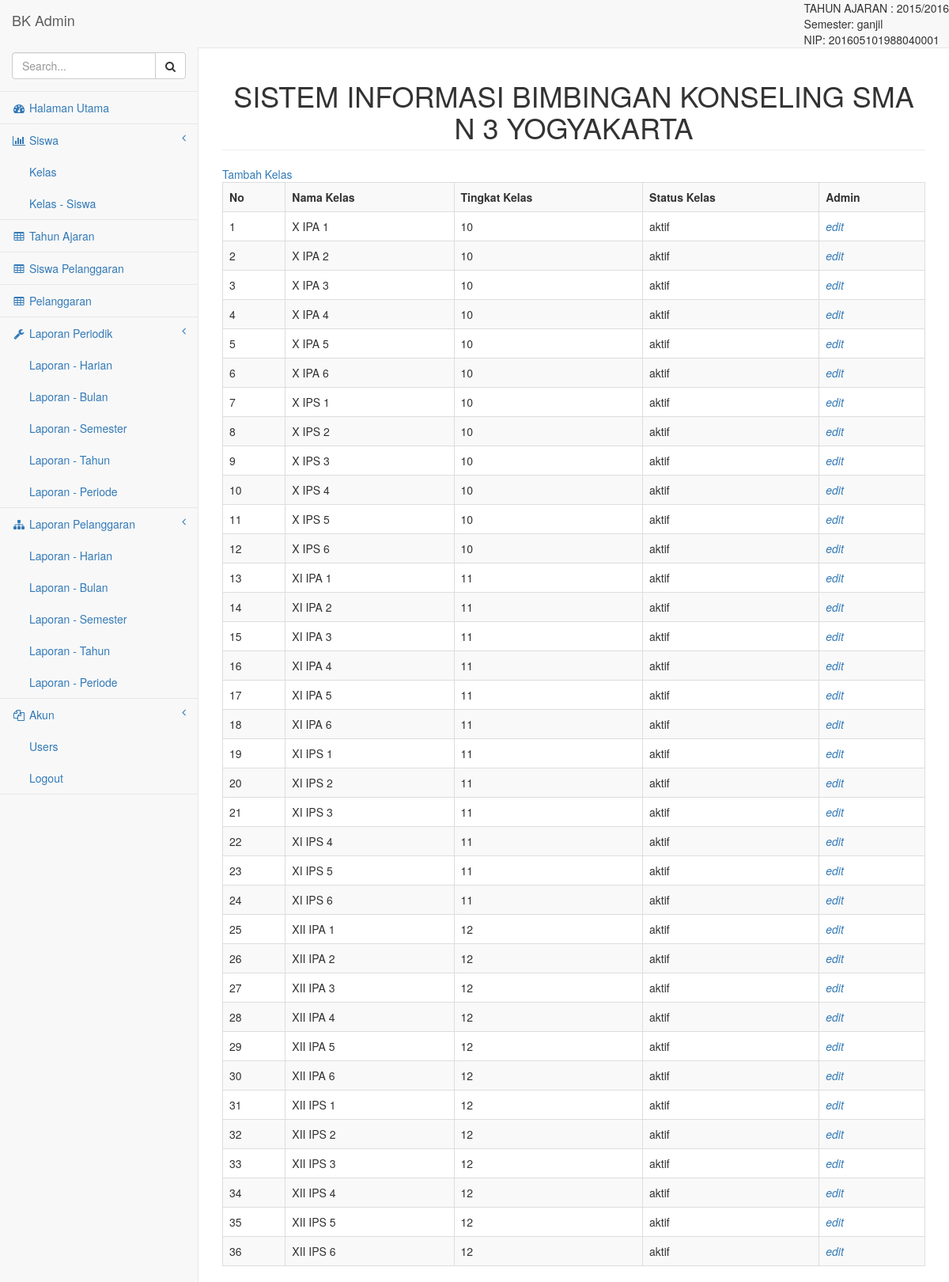
The page /pages/index.php?page=kelas (signed in) on the database its author committed.
### tables this page shows
CREATE TABLE IF NOT EXISTS `tahun_ajaran` (
`id_tahun_ajaran` int(11) NOT NULL,
  `nama_tahun_ajaran` varchar(9) NOT NULL,
  `semester` enum('ganjil','genap') NOT NULL,
  `status_tahun_ajaran` enum('aktif','tidak aktif') NOT NULL
);

CREATE TABLE IF NOT EXISTS `kelas` (
`id_kelas` int(11) NOT NULL,
  `nama_kelas` varchar(10) NOT NULL,
  `tingkat_kelas` mediumint(2) NOT NULL,
  `status_kelas` enum('aktif','tidak aktif') NOT NULL
);

### pages/kelas.php (the view, shortened to what this page needs)
<!DOCTYPE html PUBLIC "-//W3C//DTD XHTML 1.0 Transitional//EN" "http://www.w3.org/TR/xhtml1/DTD/xhtml1-transitional.dtd">
<html xmlns="http://www.w3.org/1999/xhtml">
<head>
</head>
<body>
<?php
$query = mysql_query("SELECT
  `id_kelas`,
  `nama_kelas`,
  `tingkat_kelas`,
  `status_kelas`
FROM `sma3_bk`.`kelas` order by nama_kelas");
?>
<a href="index.php?page=kelas_add">Tambah Kelas</a>
<table class="table table-striped table-bordered table-hover" width="100%" border="1">
  <tr>
    <th scope="col">No</th>
    <th scope="col">Nama Kelas</th>
    <th scope="col">Tingkat Kelas</th>
    <th scope="col">Status Kelas</th>
    <th scope="col">Admin</th>
  </tr>
  <?php
  $no = 1;
  while($data = mysql_fetch_array($query))
  {
  ?>
  <tr>
    <td><?php echo $no ?></td>
    <td><?php echo $data['nama_kelas'] ?></td>
    <td><?php echo $data ['tingkat_kelas'] ?></td>
    <td><?php echo $data ['status_kelas'] ?></td>
    <td><a href="index.php?page=kelas_edit&amp;id_kelas=<?php echo $data['id_kelas'] ?>"><em>edit</em></a></td>
  </tr>
  <?php
  $no++;}
  ?>
</table>
</body>
</html>

### pages/index.php (shortened to what this page needs)
<!DOCTYPE html>
<html lang="en">
<head>
    <link href="../bower_components/bootstrap/dist/css/bootstrap.min.css" rel="stylesheet">
    <link href="../bower_components/metisMenu/dist/metisMenu.min.css" rel="stylesheet">
    <link href="../dist/css/timeline.css" rel="stylesheet">
    <link href="../dist/css/sb-admin-2.css" rel="stylesheet">
    <link href="../bower_components/morrisjs/morris.css" rel="stylesheet">
    <link href="../bower_components/font-awesome/css/font-awesome.min.css" rel="stylesheet" type="text/css">
</head>
<body>
    <div id="wrapper">
        <nav class="navbar navbar-default navbar-static-top" role="navigation" style="margin-bottom: 0">
            <div class="navbar-header">
                <a class="navbar-brand" href="index.html">BK Admin</a>
            </div>
            <ul class="nav navbar-top-links navbar-right">
            TAHUN AJARAN :
            <?php
			$query=mysql_query("SELECT
  `id_tahun_ajaran`,
  `nama_tahun_ajaran`,
  `semester`,
  `status_tahun_ajaran`
FROM `sma3_bk`.`tahun_ajaran` WHERE status_tahun_ajaran = 'aktif' LIMIT 1");
$data=mysql_fetch_array($query);
echo $data['nama_tahun_ajaran']."<br> Semester: ".$data['semester']."<br> NIP: ".$_SESSION['bk_nip'];
			?>
                </ul>
            <div class="navbar-default sidebar" role="navigation">
                <div class="sidebar-nav navbar-collapse">
                    <ul class="nav" id="side-menu">
                        <li class="sidebar-search">
                            <div class="input-group custom-search-form">
                                <input type="text" class="form-control" placeholder="Search...">
                                <span class="input-group-btn">
                                <button class="btn btn-default" type="button">
                                    <i class="fa fa-search"></i>
                                </button>
                            </span>
                            </div>
                        </li>
                        <li>
                            <a href="index.php"><i class="fa fa-dashboard fa-fw"></i> Halaman Utama</a>
                        </li>
                        <li>
                            <a href="index.php?page=siswa"><i class="fa fa-bar-chart-o fa-fw"></i> Siswa<span class="fa arrow"></span></a>
                            <ul class="nav nav-second-level">
                                <li>
                                    <a href="index.php?page=kelas">Kelas</a>
                                </li>
                                <li>
                                    <a href="index.php?page=kelas_siswa_add">Kelas - Siswa</a>
                                </li>
                            </ul>
                        </li>
                        <li>
                            <a href="index.php?page=tahun_ajaran"><i class="fa fa-table fa-fw"></i> Tahun Ajaran</a>
                        </li>
                        <li>
                        <a href="index.php?page=siswa_pelanggaran"><i class="fa fa-table fa-fw"></i> Siswa Pelanggaran</a>
                        </li>
                        <li>
                            <a href="index.php?page=pelanggaran"><i class="fa fa-table fa-fw"></i> Pelanggaran</a>
                        </li>
                        <li>
                            <a href="index.php?page=laporan_periodik"><i class="fa fa-wrench fa-fw"></i> Laporan Periodik<span class="fa arrow"></span></a>
                            <ul class="nav nav-second-level">
                                <li>
                                    <a href="panels-wells.html">Laporan - Harian</a>
                                </li>
                                <li>
                                    <a href="buttons.html">Laporan - Bulan</a>
                                </li>
                                <li>
                                    <a href="notifications.html">Laporan - Semester</a>
                                </li>
                                <li>
                                    <a href="typography.html">Laporan - Tahun</a>
                                </li>
                                <li>
                                    <a href="icons.html"> Laporan - Periode</a>
                                </li>
                            </ul>
                        </li>
                        <li>
                            <a href="#"><i class="fa fa-sitemap fa-fw"></i> Laporan Pelanggaran<span class="fa arrow"></span></a>
                            <ul class="nav nav-second-level">
                                <li>
                                    <a href="#">Laporan - Harian</a>
                                </li>
                                <li>
                                    <a href="#">Laporan - Bulan</a>
                                </li>
                                <li>
                                    <a href="#">Laporan - Semester</a>
                                </li>
                                <li>
                                    <a href="#">Laporan - Tahun</a>
                                </li>
                                <li>
                                    <a href="#">Laporan - Periode</a>
                                </li>
                            </ul>
                        </li>
                        <li>
                            <a href="#"><i class="fa fa-files-o fa-fw"></i> Akun<span class="fa arrow"></span></a>
                            <ul class="nav nav-second-level">
                                <li>
                                    <a href="blank.html">Users</a>
                                </li>
                                <li>
                                    <a href="loguot.php">Logout</a>
                                </li>
                            </ul>
                        </li>
                    </ul>
                </div>
            </div>
        </nav>
        <div id="page-wrapper">
            <div class="row">
                <div class="col-lg-12">
                    <h1 class="page-header" align="center">SISTEM INFORMASI BIMBINGAN KONSELING SMA N 3 YOGYAKARTA</h1>
                </div>
            </div>
            <div class="row">
                <div class="col-lg-12">
                    <?php
					if(!empty($_GET['page']))
					$page = $_GET['page'];
					else
					$page='home';
					if(file_exists($page.'.php'))
					include($page.'.php');
					else
					include('404.php');
					?>
                </div>
            </div>
        </div>
    </div>
</body>
</html>

### rows shown on the page
tahun_ajaran: nama_tahun_ajaran "2015/2016", semester "ganjil"
kelas: nama_kelas "X IPA 1", tingkat_kelas "10", status_kelas "aktif"
kelas: nama_kelas "X IPA 2", tingkat_kelas "10", status_kelas "aktif"
kelas: nama_kelas "X IPA 3", tingkat_kelas "10", status_kelas "aktif"
kelas: nama_kelas "X IPA 4", tingkat_kelas "10", status_kelas "aktif"
kelas: nama_kelas "X IPA 5", tingkat_kelas "10", status_kelas "aktif"
kelas: nama_kelas "X IPA 6", tingkat_kelas "10", status_kelas "aktif"
kelas: nama_kelas "X IPS 1", tingkat_kelas "10", status_kelas "aktif"
kelas: nama_kelas "X IPS 2", tingkat_kelas "10", status_kelas "aktif"
kelas: nama_kelas "X IPS 3", tingkat_kelas "10", status_kelas "aktif"
kelas: nama_kelas "X IPS 4", tingkat_kelas "10", status_kelas "aktif"
kelas: nama_kelas "X IPS 5", tingkat_kelas "10", status_kelas "aktif"
kelas: nama_kelas "X IPS 6", tingkat_kelas "10", status_kelas "aktif"
kelas: nama_kelas "XI IPA 1", tingkat_kelas "11", status_kelas "aktif"
kelas: nama_kelas "XI IPA 2", tingkat_kelas "11", status_kelas "aktif"
kelas: nama_kelas "XI IPA 3", tingkat_kelas "11", status_kelas "aktif"
kelas: nama_kelas "XI IPA 4", tingkat_kelas "11", status_kelas "aktif"
kelas: nama_kelas "XI IPA 5", tingkat_kelas "11", status_kelas "aktif"
kelas: nama_kelas "XI IPA 6", tingkat_kelas "11", status_kelas "aktif"
kelas: nama_kelas "XI IPS 1", tingkat_kelas "11", status_kelas "aktif"
kelas: nama_kelas "XI IPS 2", tingkat_kelas "11", status_kelas "aktif"
kelas: nama_kelas "XI IPS 3", tingkat_kelas "11", status_kelas "aktif"
kelas: nama_kelas "XI IPS 4", tingkat_kelas "11", status_kelas "aktif"
kelas: nama_kelas "XI IPS 5", tingkat_kelas "11", status_kelas "aktif"
kelas: nama_kelas "XI IPS 6", tingkat_kelas "11", status_kelas "aktif"
kelas: nama_kelas "XII IPA 1", tingkat_kelas "12", status_kelas "aktif"
kelas: nama_kelas "XII IPA 2", tingkat_kelas "12", status_kelas "aktif"
kelas: nama_kelas "XII IPA 3", tingkat_kelas "12", status_kelas "aktif"
kelas: nama_kelas "XII IPA 4", tingkat_kelas "12", status_kelas "aktif"
kelas: nama_kelas "XII IPA 5", tingkat_kelas "12", status_kelas "aktif"
kelas: nama_kelas "XII IPA 6", tingkat_kelas "12", status_kelas "aktif"
kelas: nama_kelas "XII IPS 1", tingkat_kelas "12", status_kelas "aktif"
kelas: nama_kelas "XII IPS 2", tingkat_kelas "12", status_kelas "aktif"
kelas: nama_kelas "XII IPS 3", tingkat_kelas "12", status_kelas "aktif"
kelas: nama_kelas "XII IPS 4", tingkat_kelas "12", status_kelas "aktif"
kelas: nama_kelas "XII IPS 5", tingkat_kelas "12", status_kelas "aktif"
kelas: nama_kelas "XII IPS 6", tingkat_kelas "12", status_kelas "aktif"

### other values the page prints
$_SESSION['bk_nip'] "201605101988040001"
